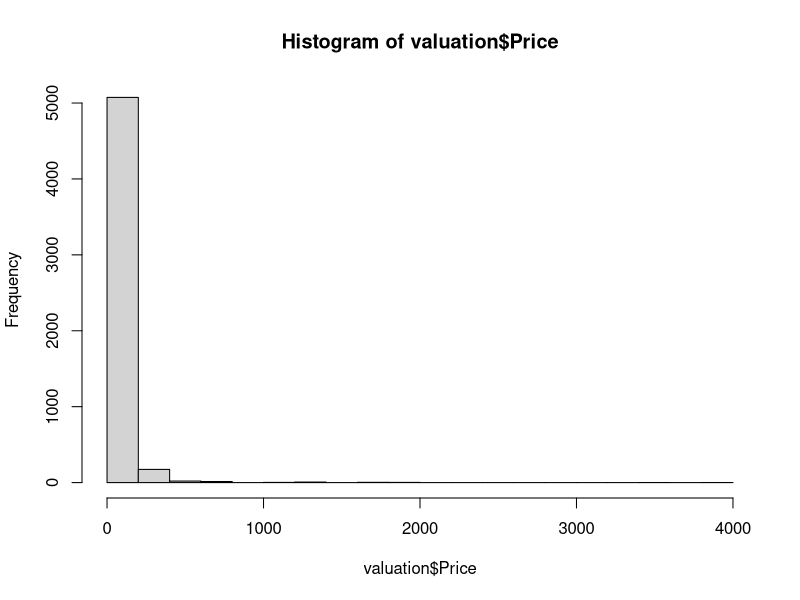
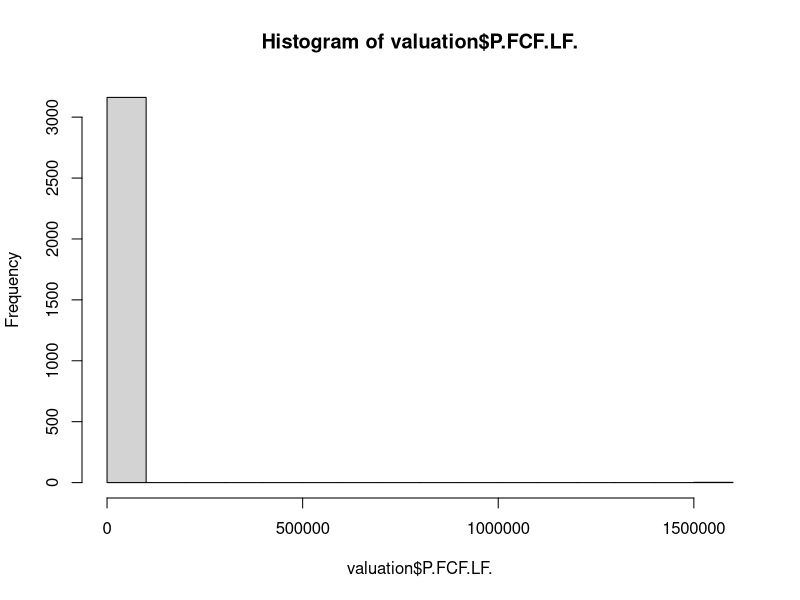
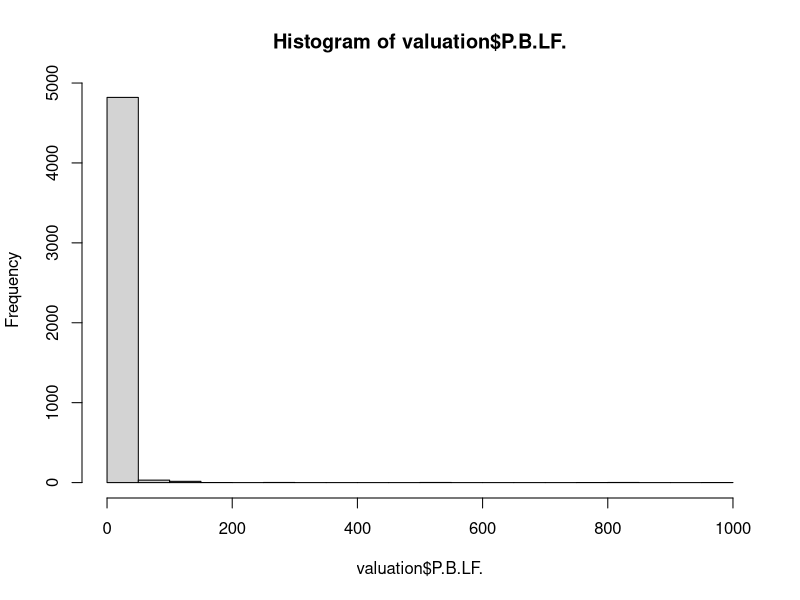
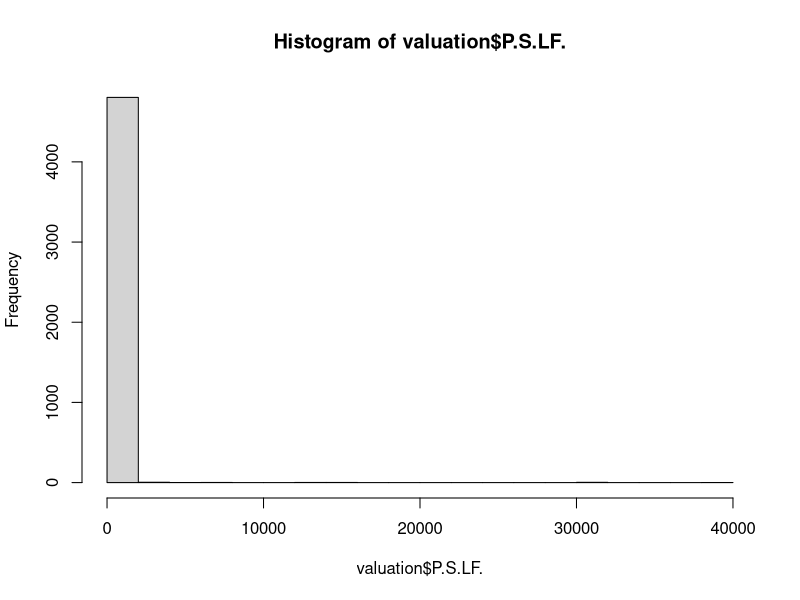
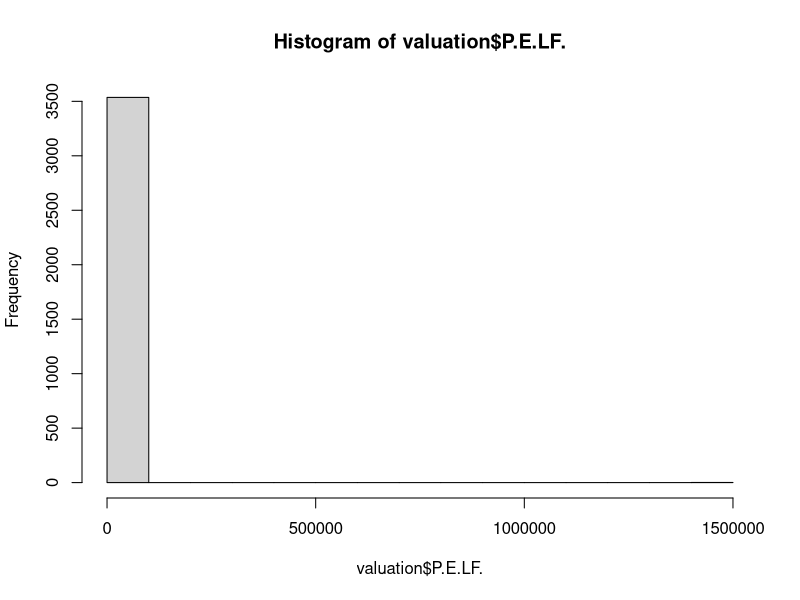
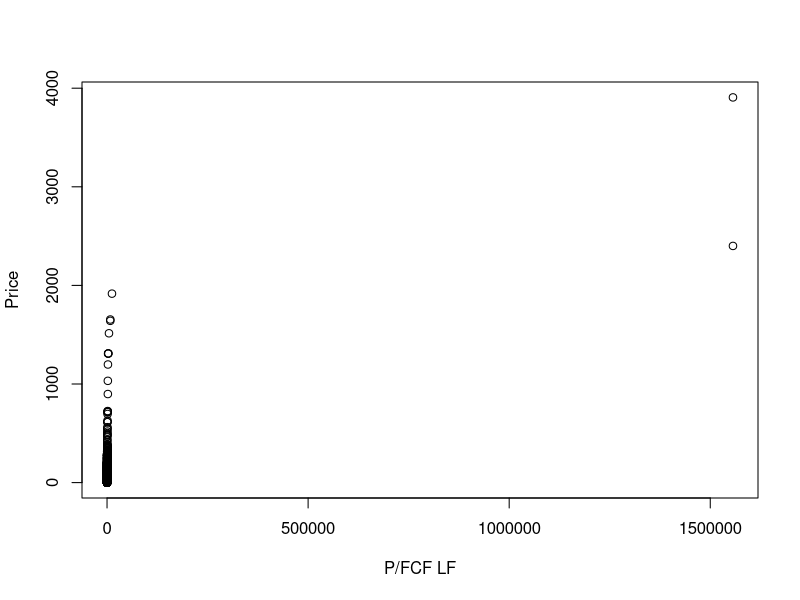
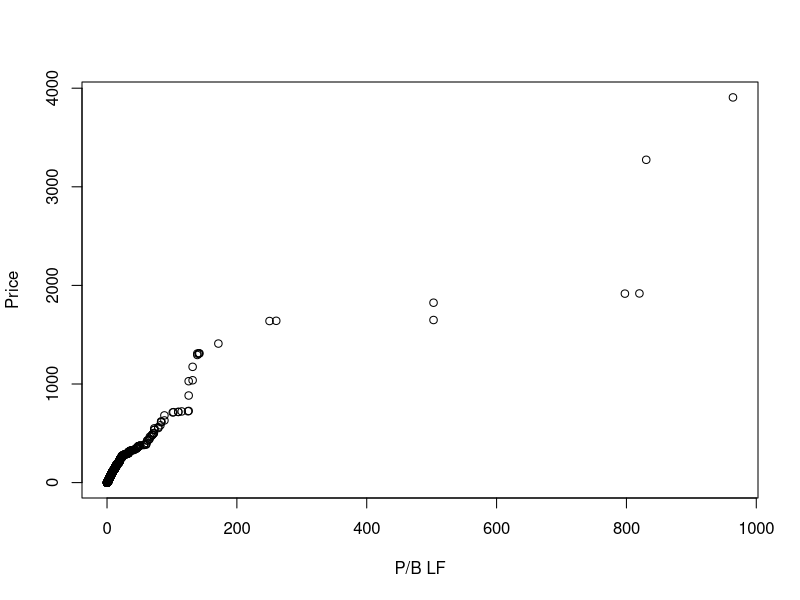
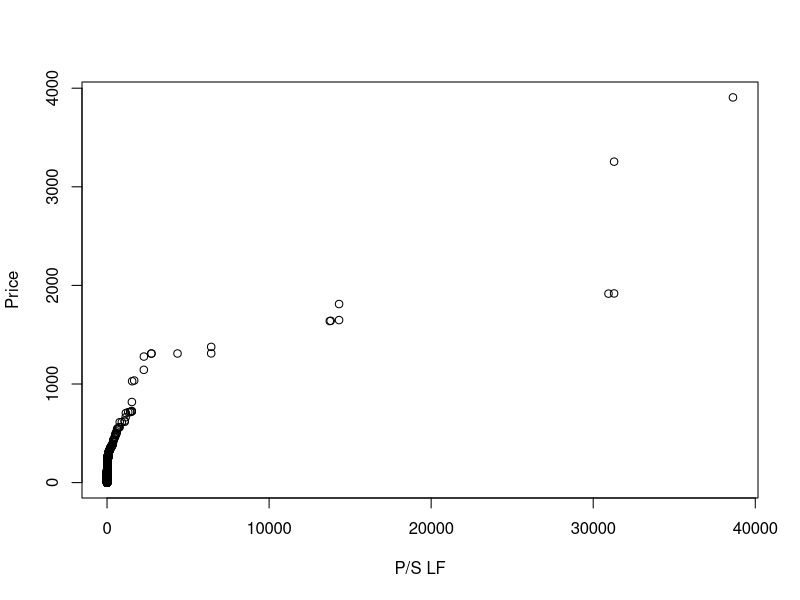

Source code (R) for these figures, in order: (Note: this script raises an error after producing the figures.)
#ALPFA UCF - Technical Development Commitee
#Author: Christopher Fernandez
#Data Analytics Project 03.09.2020

#Checking for normality

#set working directory / location of work files
#change this to be wherever our input files are kept locally
setwd("C:/Users/Chris/Documents/ALPFA/Data Analytics Project")

#read in data and save as tables
valuation<-read.csv("valuation_multiples.csv", na.strings = "--")
lsp<-read.csv("liquidity_solvency_profitability.csv", na.strings = "--")
#The tables we are going to be working with will be "valuation" and "lsp"
#"na.strings" defines every "--" as a missing or N/A value
#The CSV files referenced above are copies of of the excel files of the same name available on the GitHub


#==========Valuation Multiples==========

#Summary - includes min, max, median, and mean of each variable
#we want to check these of the numerical variables
summary(valuation)
#all five numerical variables have an unusually high maximum
#a lot of N/A values for each which are potentially influencing the accuracy of our results

#retrieving variable names of our data tables
names(valuation)
#the explanatory variables are P.FCF.LF., P.B.LF., P.S.LF., & P.E.LF.
#the response variable is Price

#Frequency Histograms
#we want to see a bell curve for each numerical variable to confirm normality
hist(valuation$Price)
hist(valuation$P.FCF.LF.)
hist(valuation$P.B.LF.)
hist(valuation$P.S.LF.)
hist(valuation$P.E.LF.)
#none are bell curves, HIGHLY skewed right due to unusually large values in each
#should consider removing the highly-valued outlier(s) that seem to be skewing the data

#QQ Plots
#Used to visualize relationship between Price & explanatory variables
#We want the see a strong (straight) linear correlation
qqplot(valuation$P.FCF.LF.,valuation$Price,xlab = "P/FCF LF", ylab = "Price")
#appears linear exepct for two unusually large values at the right tail
qqplot(valuation$P.B.LF.,valuation$Price,xlab = "P/B LF", ylab = "Price")
#appears linear with stronger correlation at the left tail
qqplot(valuation$P.S.LF.,valuation$Price,xlab = "P/S LF", ylab = "Price")
#semi-linear with stronger correlation at the left tail
qqplot(valuation$P.E.LF.,valuation$Price,xlab = "P/E LF", ylab = "Price")
#appears linear except for an unusually large value at the right tail

#Shapiro Test for Normality
#Null Hypothesis: data is normally distributed
#Alternative Hypothesis: data is NOT normally distributed
#Reject the null hypothesis if p-value is less than significance level (typically 0.05)
shapiro.test(valuation$Price)
#sample size not sufficient to run normality test on response variable
shapiro.test(valuation$P.FCF.LF.)
shapiro.test(valuation$P.B.LF.)
shapiro.test(valuation$P.S.LF.)
shapiro.test(valuation$P.E.LF.)
#Same conclusion for all explanatory variables
#p-value<0.05 => reject null => data is NOT normal

#Names of potential outliers by unusually LARGE variable values:
#Price: NVR Inc, Seaboard Corp
#P.FCF.LF.: OptimizeRx Corp (2)
#P.B.LF.: Sally Beauty Holdings Inc, Insperity Inc, Moxian Inc, Akari Therapeutics PLC
#P.S.LF.: UroGen Pharma Ltd, Intra-Cellular Therapies Inc (2), Mudrick Capital Acquisition Corp
#P.E.LF.: Extraction Oil & Gas Inc, Atlassian Corp PLC (2)


#==========Liquidity, Solvency, Profitability==========

#Summary - includes min, max, median, and mean of each variable
#we want to check these of the numerical variables
summary(lsp)
#in our numerical variables we see a large change in min and max values cmompared to mean
#a lot of N/A values for each which are potentially influencing the accuracy of our results

#retrieving variable names of our data tables
names(lsp)
#the explanatory variables are ROIC.LF., ROE.LF., Free.Cash.Flow.Margin., T12M.EBITDA.Mrgn.LF.,
#Net.Mrgn.5Yr.Avg.LF., OPM.LF., GM.LF., Interest.Coverage.Ratio., Debt.Equity.LF., Debt.Assets.LF.,
#Modified.Working.Capital.Turnover.LF., Inv.Turnover.LF., A.R.Trnovr.LF., Cash.Convserion.Cycle.LF.,
#Cash.Ratio.LF., Quick.Ratio.LF., & Curr.Ratio.LF.
#the response variable is Price

#Frequency Histograms
#we want to see a bell curve for each numerical variable to confirm normality
hist(lsp$Price)
hist(lsp$Interest.Coverage.Ratio.)
hist(lsp$Debt.Equity.LF.)
hist(lsp$Debt.Assets.LF.)
hist(lsp$Modified.Working.Capital.Turnover.LF.)
hist(lsp$Inv.Turnover.LF.)
hist(lsp$A.R.Trnovr.LF.)
hist(lsp$Cash.Ratio.LF.)
hist(lsp$Quick.Ratio.LF.)
hist(lsp$Curr.Ratio.LF.)
#these are all highly skewed RIGHT
hist(lsp$ROIC.LF.)
hist(lsp$ROE.LF.)
hist(lsp$Free.Cash.Flow.Margin.)
hist(lsp$T12M.EBITDA.Mrgn.LF.)
hist(lsp$Net.Mrgn.5Yr.Avg.LF.)
hist(lsp$OPM.LF.)
#these are all highly skewed LEFT
hist(lsp$GM.LF.)
#failed to run due to data entry error
hist(lsp$Cash.Conversion.Cycle.LF.)
#not skewed? should examine min and max
#min and max appear evenly separated about the mean
#approximately normal

#none are bell curves, HIGHLY skewed in either direction due to unusual values in each
#should consider removing the outlier(s) that seem to be skewing the data

#QQ Plots
#Used to visualize relationship between Price & explanatory variables
#We want the see a strong (straight) linear correlation
qqplot(lsp$ROIC.LF.,lsp$Price,xlab = "ROIC LF", ylab = "Price")
qqplot(lsp$ROE.LF.,lsp$Price,xlab = "ROE LF", ylab = "Price")
qqplot(lsp$Free.Cash.Flow.Margin.,lsp$Price,xlab = "Free Cash Flow Margin", ylab = "Price")
qqplot(lsp$T12M.EBITDA.Mrgn.LF.,lsp$Price,xlab = "T12M EBITDA Mrgn LF", ylab = "Price")
qqplot(lsp$Net.Mrgn.5Yr.Avg.LF.,lsp$Price,xlab = "Net Margin 5Yr Avg LF", ylab = "Price")
qqplot(lsp$OPM.LF.,lsp$Price,xlab = "OPM LF", ylab = "Price")
qqplot(lsp$Interest.Coverage.Ratio.,lsp$Price,xlab = "Interest Coverage Ratio", ylab = "Price")
qqplot(lsp$Debt.Equity.LF.,lsp$Price,xlab = "Debt/Equity LF", ylab = "Price")
qqplot(lsp$Debt.Assets.LF.,lsp$Price,xlab = "Debt/Assets LF", ylab = "Price")
#stronger correlation above
qqplot(lsp$Modified.Working.Capital.Turnover.LF.,lsp$Price,xlab = "Modified Working Capital Turnover LF", ylab = "Price")
qqplot(lsp$Inv.Turnover.LF.,lsp$Price,xlab = "Inv Turnover LF", ylab = "Price")
qqplot(lsp$A.R.Trnovr.LF.,lsp$Price,xlab = "A/R Trnovr LF", ylab = "Price")
qqplot(lsp$Cash.Conversion.Cycle.LF.,lsp$Price,xlab = "Cash Coversion Cycle LF", ylab = "Price")
#weaker linear relationship above due to inconsistent slope
qqplot(lsp$Cash.Ratio.LF.,lsp$Price,xlab = "Cash Ratio LF", ylab = "Price")
qqplot(lsp$Quick.Ratio.LF.,lsp$Price,xlab = "Quick Ratio LF", ylab = "Price")
qqplot(lsp$Curr.Ratio.LF.,lsp$Price,xlab = "Curr Ratio LF", ylab = "Price")
#would appear linear except for apparent outliers at the RIGHT tail for all plots above
qqplot(lsp$GM.LF.,lsp$Price,xlab = "GM LF", ylab = "Price")
#would appear linear if not for outliers near LEFT tail for above line of code

#Shapiro Test for Normality
#Null Hypothesis: data is normally distributed
#Alternative Hypothesis: data is NOT normally distributed
#Reject the null hypothesis if p-value is less than significance level (typically 0.05)
shapiro.test(lsp$Price)
shapiro.test(lsp$ROIC.LF.)
shapiro.test(lsp$Free.Cash.Flow.Margin.)
shapiro.test(lsp$Interest.Coverage.Ratio.)
shapiro.test(lsp$Debt.Assets.LF.)
#sample size not sufficient to run normality test on above variables
shapiro.test(lsp$ROE.LF.)
shapiro.test(lsp$T12M.EBITDA.Mrgn.LF.)
shapiro.test(lsp$Net.Mrgn.5Yr.Avg.LF.)
shapiro.test(lsp$OPM.LF.)
shapiro.test(lsp$GM.LF.)
shapiro.test(lsp$Debt.Equity.LF.)
shapiro.test(lsp$Modified.Working.Capital.Turnover.LF.)
shapiro.test(lsp$Inv.Turnover.LF.)
shapiro.test(lsp$A.R.Trnovr.LF.)
shapiro.test(lsp$Cash.Conversion.Cycle.LF.)
shapiro.test(lsp$Cash.Ratio.LF.)
shapiro.test(lsp$Quick.Ratio.LF.)
shapiro.test(lsp$Curr.Ratio.LF.)
#Same conclusion for all above explanatory variables
#p-value<0.05 => reject null => data is NOT normal

#Data would mostly appear normal aside from extreme outliers causing skewing
#Recommended to remove outliers of each variable one by one to obtain normality
#Alternatively could trasform data for modelling purposes